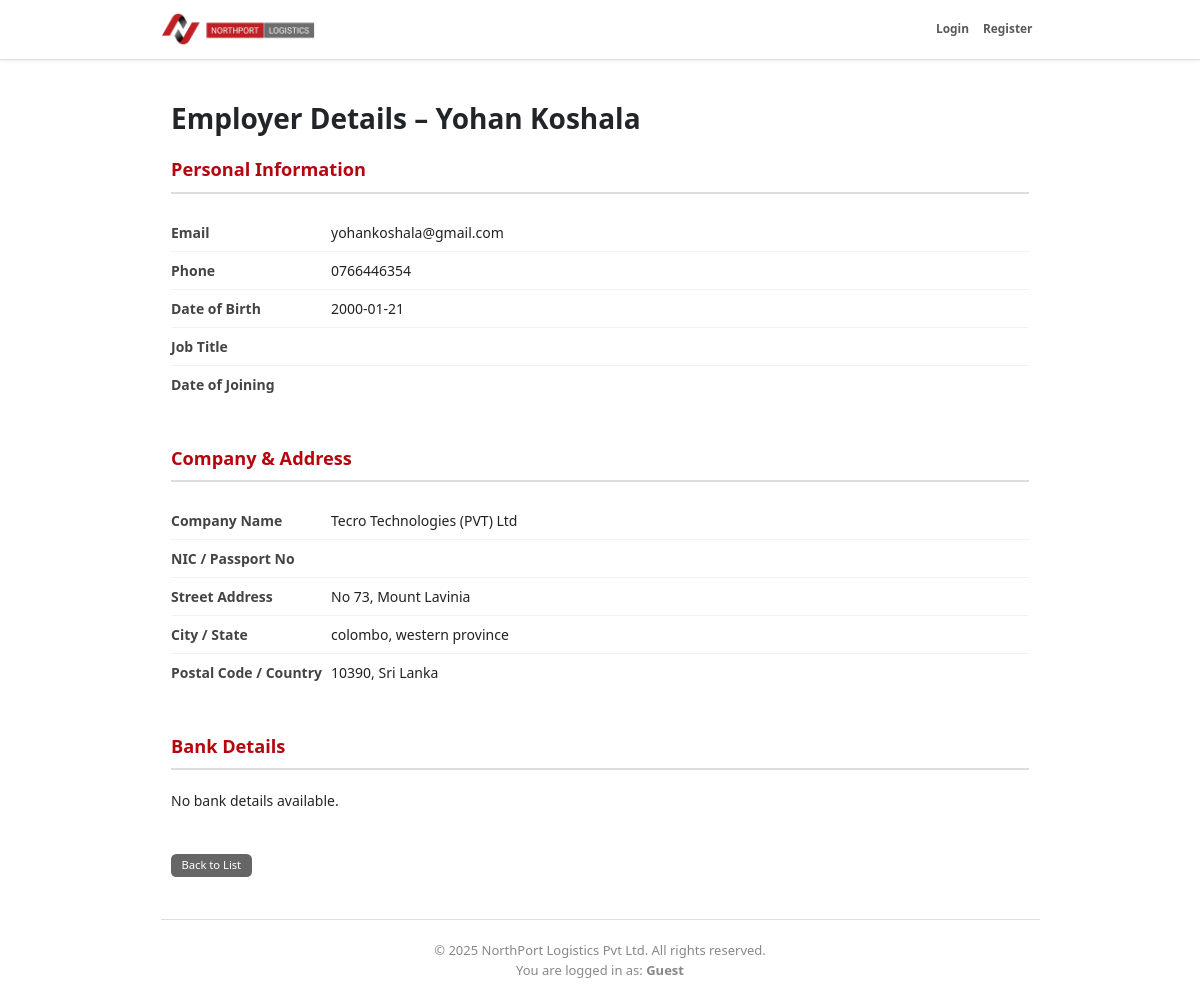
Page /admin/view_employer_info.php?id=1 on the committed database.
### tables this page shows
CREATE TABLE `users` (
  `id` int(11) NOT NULL,
  `username` varchar(50) NOT NULL,
  `email` varchar(100) NOT NULL,
  `password_hash` varchar(255) NOT NULL,
  `role` enum('admin','manager','employer','user') NOT NULL DEFAULT 'user',
  `is_active` tinyint(1) NOT NULL DEFAULT 1,
  `created_at` timestamp NOT NULL DEFAULT current_timestamp(),
  `updated_at` timestamp NOT NULL DEFAULT current_timestamp() ON UPDATE current_timestamp(),
  `phone` varchar(20) DEFAULT NULL,
  `street_address` varchar(255) DEFAULT NULL,
  `city` varchar(100) DEFAULT NULL,
  `state` varchar(100) DEFAULT NULL,
  `postal_code` varchar(20) DEFAULT NULL,
  `country` varchar(100) DEFAULT NULL,
  `company_name` varchar(255) DEFAULT NULL,
  `profile_pic` varchar(255) DEFAULT NULL,
  `date_of_birth` date DEFAULT NULL,
  `preferences` longtext DEFAULT NULL CHECK (json_valid(`preferences`)),
  `notes` text DEFAULT NULL,
  `department` varchar(100) DEFAULT NULL,
  `job_title` varchar(100) DEFAULT NULL,
  `date_of_joining` date DEFAULT NULL,
  `nic_passport_number` varchar(50) DEFAULT NULL
);

### admin/view_employer_info.php (the view, shortened to what this page needs)
<?php
require_once '../includes/header.php';
$employer_id = $_GET['id'] ?? null;
$stmt = $pdo->prepare("SELECT * FROM users WHERE id = ?");
$stmt->execute([$employer_id]);
$employer = $stmt->fetch(PDO::FETCH_ASSOC);
$bankDetails = $pdo->prepare("SELECT * FROM bank_details WHERE user_id = ?");
$bankDetails->execute([$employer_id]);
$bankList = $bankDetails->fetchAll(PDO::FETCH_ASSOC);
?>
<div class="container my-5">
    <h2 class="fw-bold mb-4">Employer Details – <?= htmlspecialchars($employer['username']) ?></h2>
    <section>
        <div class="section-header">Personal Information</div>
        <div class="info-row">
            <div class="info-label">Email</div>
            <div class="info-value"><?= htmlspecialchars($employer['email']) ?></div>
        </div>
        <div class="info-row">
            <div class="info-label">Phone</div>
            <div class="info-value"><?= htmlspecialchars($employer['phone']) ?></div>
        </div>
        <div class="info-row">
            <div class="info-label">Date of Birth</div>
            <div class="info-value"><?= htmlspecialchars($employer['date_of_birth']) ?></div>
        </div>
        <div class="info-row">
            <div class="info-label">Job Title</div>
            <div class="info-value"><?= htmlspecialchars($employer['job_title']) ?></div>
        </div>
        <div class="info-row">
            <div class="info-label">Date of Joining</div>
            <div class="info-value"><?= htmlspecialchars($employer['date_of_joining']) ?></div>
        </div>
    </section>
    <section class="mt-5">
        <div class="section-header">Company & Address</div>
        <div class="info-row">
            <div class="info-label">Company Name</div>
            <div class="info-value"><?= htmlspecialchars($employer['company_name']) ?></div>
        </div>
        <div class="info-row">
            <div class="info-label">NIC / Passport No</div>
            <div class="info-value"><?= htmlspecialchars($employer['nic_passport_number']) ?></div>
        </div>
        <div class="info-row">
            <div class="info-label">Street Address</div>
            <div class="info-value"><?= htmlspecialchars($employer['street_address']) ?></div>
        </div>
        <div class="info-row">
            <div class="info-label">City / State</div>
            <div class="info-value"><?= htmlspecialchars($employer['city']) ?>, <?= htmlspecialchars($employer['state']) ?></div>
        </div>
        <div class="info-row">
            <div class="info-label">Postal Code / Country</div>
            <div class="info-value"><?= htmlspecialchars($employer['postal_code']) ?>, <?= htmlspecialchars($employer['country']) ?></div>
        </div>
    </section>
    <section class="mt-5">
        <div class="section-header">Bank Details</div>
        <?php if (count($bankList) > 0): ?>
            <table class="bank-table">
                <thead>
                    <tr>
                        <th>Bank Name</th>
                        <th>Branch</th>
                        <th>Account Name</th>
                        <th>Account Number</th>
                        <th>Currency</th>
                        <th>SWIFT Code</th>
                    </tr>
                </thead>
                <tbody>
                    <?php foreach ($bankList as $bank): ?>
                        <tr>
                            <td><?= htmlspecialchars($bank['bank_name']) ?></td>
                            <td><?= htmlspecialchars($bank['branch_name']) ?></td>
                            <td><?= htmlspecialchars($bank['account_name']) ?></td>
                            <td><?= htmlspecialchars($bank['account_number']) ?></td>
                            <td><?= htmlspecialchars($bank['currency']) ?></td>
                            <td><?= htmlspecialchars($bank['swift_code'] ?? '-') ?></td>
                        </tr>
                    <?php endforeach; ?>
                </tbody>
            </table>
        <?php else: ?>
            <p>No bank details available.</p>
        <?php endif; ?>
    </section>
    <a href="manage_users.php" class="btn btn-secondary">Back to List</a>
</div>
<?php require_once '../includes/admin_footer.php'; ?>

### includes/header.php (style rules this page uses)
html { font-size: 14px; }

### admin/view_employer_info.php (style rules this page uses)
.container { max-width: 900px; }
.section-header { font-size: 1.3rem; font-weight: 700; color: #b6050e; border-bottom: 2px solid #ddd; padding-bottom: 8px; margin-bottom: 20px; }
.info-row { display: flex; padding: 8px 0; border-bottom: 1px solid #f1f1f1; }
.info-row:last-child { border-bottom: none; }
.info-label { flex: 0 0 160px; font-weight: 600; color: #444; }
.info-value { flex: 1; color: #222; word-wrap: break-word; }
.btn { font-size: 0.8rem; padding: 0.25rem 0.75rem; }
.btn-secondary { background-color: #666; border: none; }

### rows in the picture
users: username "Yohan Koshala", email "yohankoshala@gmail.com", phone "0766446354", date_of_birth "2000-01-21", company_name "Tecro Technologies (PVT) Ltd", street_address "No 73, Mount Lavinia", city "colombo", state "western province", postal_code "10390", country "Sri Lanka"

### other values in the picture
$userRole "Guest"
